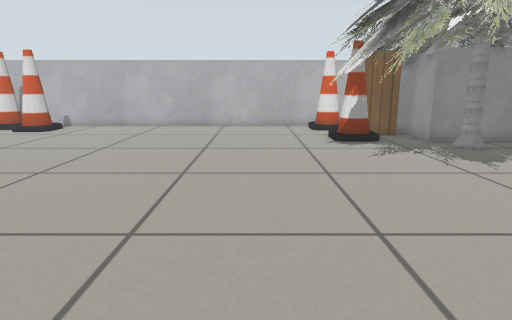
View 1 (above)

22 first-person views from a walk through a Gazebo world. The camera is 0.57 m above the floor, tilts 12° down and sees 75° across. The lines on the ground mark 1 m squares. The floor is counted in squares, 0.25 m on a side. Each view is taken from the middle of a square. On the plan, view 1 faces up. The plan holds only what a view shows up to about 19 squares ahead; the rest is blank. The place goes on beyond the plan. Gazebo's built-in surfaces are drawn with simple patterns.

View 2
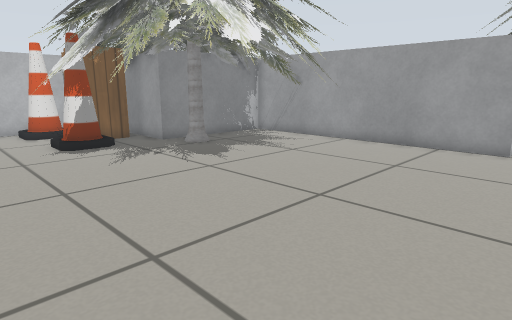

View 3
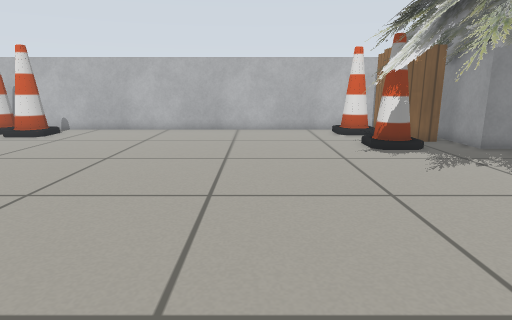

View 4
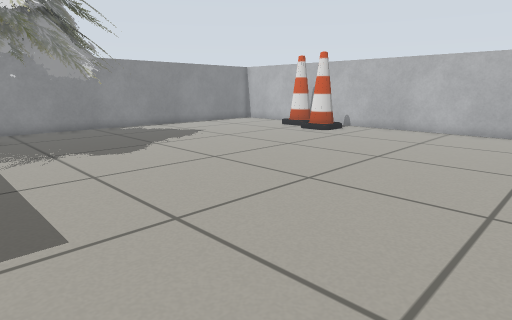

View 5
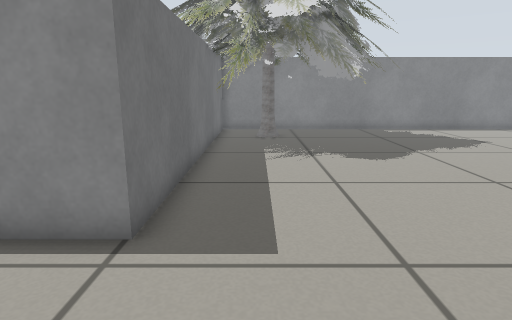

View 6
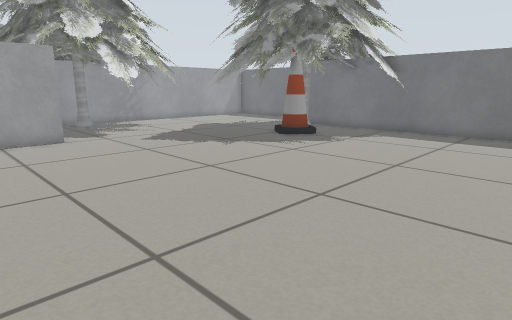

View 7
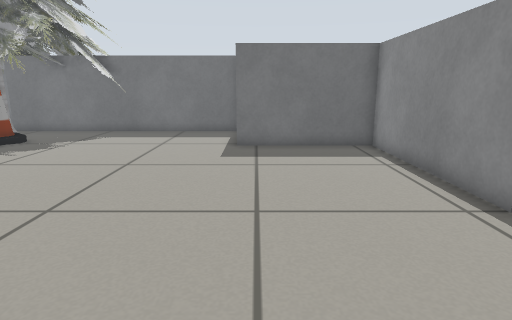

View 8
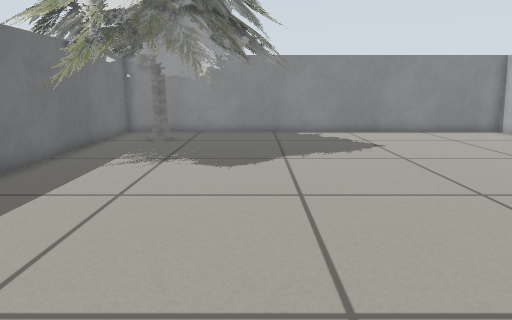

View 9
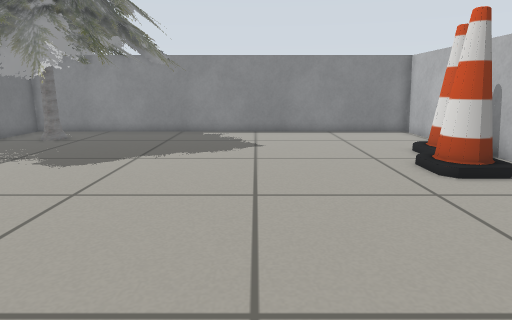

View 10
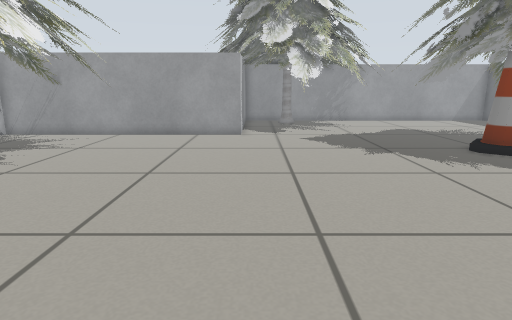

View 11
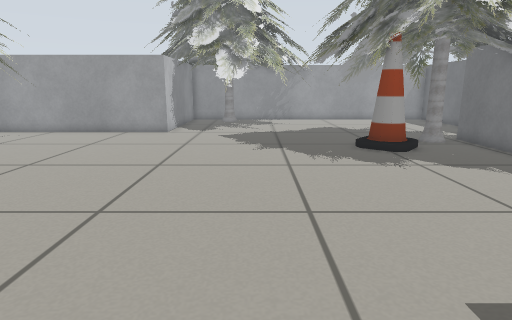

View 12
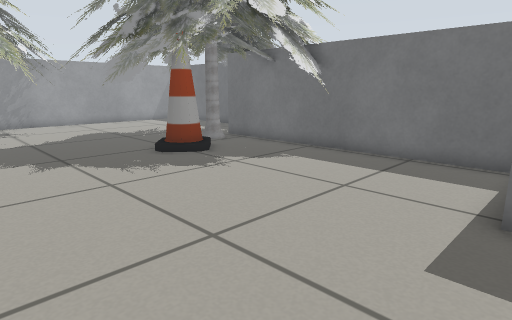

View 13
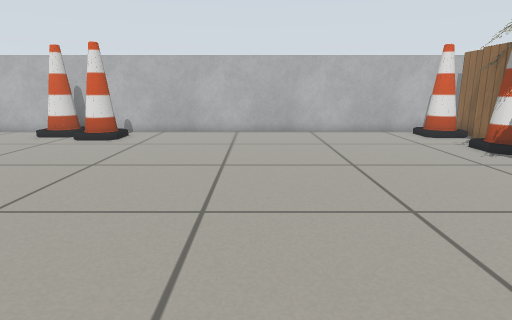

View 14
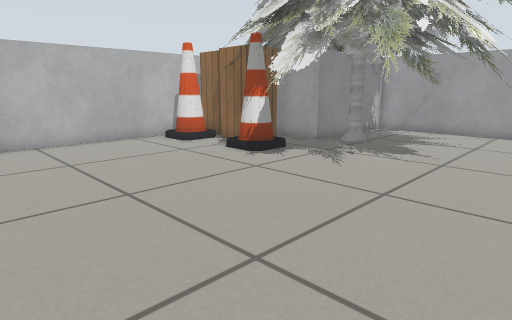

View 15
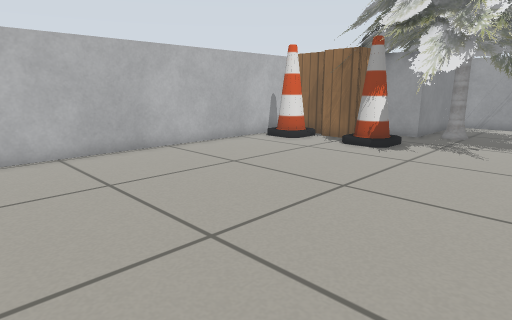

View 16
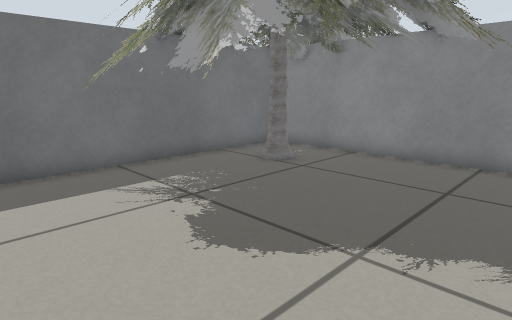

View 17
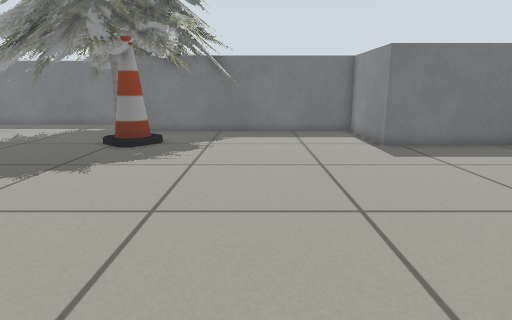

View 18
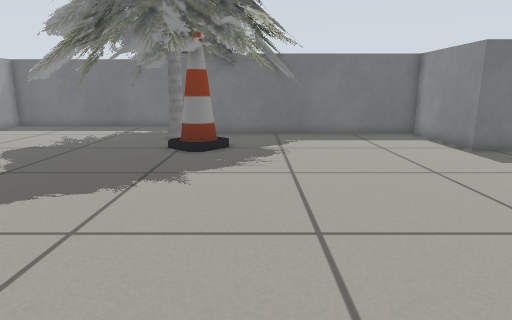

View 19
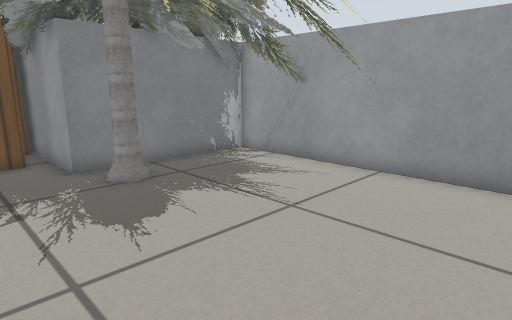

View 20
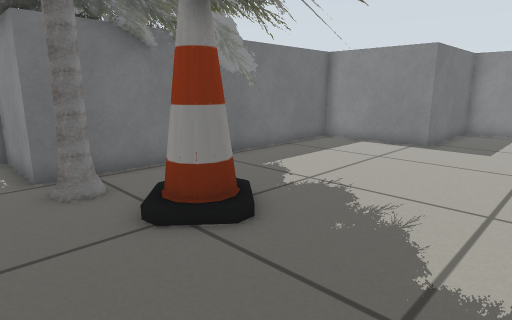

View 21
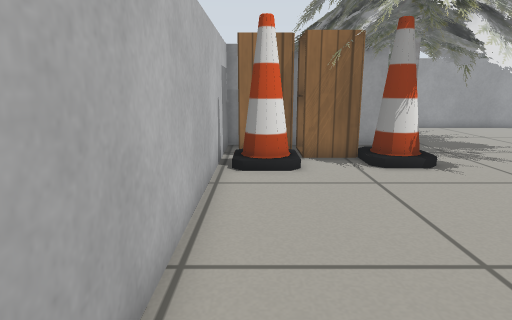

View 22
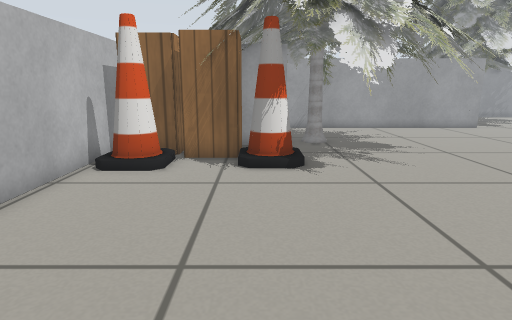

### Floor plan
Key: @ floor where view 1 was taken; # wall or solid block; . main floor; : floor 0.05 m higher than the main floor; C cone; T pine tree; A cabinet.
Columns run from 21 left of view 1 to 17 right of it. Each row starts with its distance up from view 1.
 21 ##############################
 20 #.....CC.C...............CCAA#
 19 #.....C:CC...............CCAA#T
 18 #.......CC................AAA# TT
 17 #........................TAAA#
 16 #........................CC. #
 15 #.......................TCC. ######T
 14 #.......................T.T. TT . TT
 13 #...................... TTT..TT...TT
 12 #.......................TT........TT
 11 #.......................TT........TT
 10 #... ................... T.......TT#
  9 TTTTT  ...................T..TTTTT #
  8 #TT.TTT ...................TTT T  .#
  7 #.....TTT....................   ...#
  6 #......TT..........................#
  5 #......TT .........................#
  4 #.TT...TT .........................#
  3 #.TT...TT .........................###
  2 #......TT.......................... T
  1 ########T######.................... T.
  0      TTT      #......@.............TT.T
 -1   TTT T       #....................TT.T
 -2     T         #.................... T.
 -3               #..................... T
 -4               #..............  TTT .TT
 -5               #.............TTTTTTT
 -6               #     .......T..T....T
 -7               #######.........CC....TT
 -8                     #.....T...CC....TT
 -9                     #.....T.........TT
-10                     #.... TT...TT...TT
-11                     ######T######...TT
-12                                 #...T
-13                                 #.  T

Where each view was taken, in squares from view 1:
view 1: 0 up, 0 right, facing up
view 2: 1 up, 0 right, facing up-right
view 3: 2 up, 1 left, facing up
view 4: 2 up, 1 left, facing up-left
view 5: 3 up, 2 left, facing left
view 6: 7 up, 2 left, facing down-right
view 7: 7 up, 2 left, facing down
view 8: 8 up, 3 left, facing left
view 9: 13 up, 3 left, facing left
view 10: 2 up, 3 left, facing right
view 11: 2 down, 4 left, facing right
view 12: 0 up, 2 left, facing down-right
view 13: 3 up, 5 left, facing up
view 14: 6 up, 5 left, facing up-right
view 15: 9 up, 9 left, facing up-right
view 16: 11 up, 10 left, facing down-left
view 17: 7 up, 4 right, facing down
view 18: 6 up, 7 right, facing down
view 19: 5 up, 5 right, facing up-right
view 20: 2 down, 13 right, facing down-left
view 21: 20 up, 6 left, facing right
view 22: 16 up, 6 left, facing right
